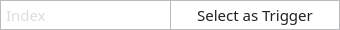
<?xml version="1.0" encoding="UTF-8"?>
<ui version="4.0">
 <class>Form</class>
 <widget class="QWidget" name="Form">
  <property name="geometry">
   <rect>
    <x>0</x>
    <y>0</y>
    <width>340</width>
    <height>30</height>
   </rect>
  </property>
  <property name="sizePolicy">
   <sizepolicy hsizetype="Preferred" vsizetype="Preferred">
    <horstretch>0</horstretch>
    <verstretch>0</verstretch>
   </sizepolicy>
  </property>
  <property name="minimumSize">
   <size>
    <width>340</width>
    <height>30</height>
   </size>
  </property>
  <property name="maximumSize">
   <size>
    <width>340</width>
    <height>30</height>
   </size>
  </property>
  <property name="windowTitle">
   <string>Form</string>
  </property>
  <property name="styleSheet">
   <string notr="true">#Form {
    background-color: none;
}

QWidget {
	font-family: Droid Sans;
	font-size: 15px;
    color: #212121;
}

QTableWidget::item {
	font-family: Open Sans;
	font-size: 15px;
}


</string>
  </property>
  <layout class="QHBoxLayout" name="horizontalLayout">
   <property name="spacing">
    <number>0</number>
   </property>
   <property name="leftMargin">
    <number>0</number>
   </property>
   <property name="topMargin">
    <number>0</number>
   </property>
   <property name="rightMargin">
    <number>0</number>
   </property>
   <property name="bottomMargin">
    <number>0</number>
   </property>
   <item>
    <widget class="QLineEdit" name="lineEditArrayIndex">
     <property name="enabled">
      <bool>true</bool>
     </property>
     <property name="sizePolicy">
      <sizepolicy hsizetype="Expanding" vsizetype="Fixed">
       <horstretch>0</horstretch>
       <verstretch>0</verstretch>
      </sizepolicy>
     </property>
     <property name="minimumSize">
      <size>
       <width>170</width>
       <height>30</height>
      </size>
     </property>
     <property name="maximumSize">
      <size>
       <width>170</width>
       <height>30</height>
      </size>
     </property>
     <property name="styleSheet">
      <string notr="true">QLineEdit {
    color: #babbbd;
	background-color: white;
	border-left: 1px solid #BABBBD;
	border-top: 1px solid #BABBBD;
	border-bottom: 1px solid #BABBBD;
	border-radius: 0px;
	padding: 3px;
}

QLineEdit:focus {
    color: black;
}

QLineEdit:disabled {
    color: #aaaaaa;
	background-color: #babbbd;
}</string>
     </property>
     <property name="text">
      <string/>
     </property>
     <property name="placeholderText">
      <string>Index</string>
     </property>
    </widget>
   </item>
   <item>
    <widget class="QPushButton" name="pushButtonSetTrigger">
     <property name="sizePolicy">
      <sizepolicy hsizetype="Expanding" vsizetype="Fixed">
       <horstretch>0</horstretch>
       <verstretch>0</verstretch>
      </sizepolicy>
     </property>
     <property name="minimumSize">
      <size>
       <width>170</width>
       <height>30</height>
      </size>
     </property>
     <property name="maximumSize">
      <size>
       <width>340</width>
       <height>30</height>
      </size>
     </property>
     <property name="styleSheet">
      <string notr="true">QPushButton {	
	background-color: white;	
	border: none; 
	color: #212121;
	border-bottom: 1px solid #BABBBD;
	border-top: 1px solid #BABBBD;
	border-left: 1px solid #BABBBD;
	border-right: 1px solid #BABBBD;
}

QPushButton:hover {
	background-color: #dfe2ec;
	border-style: solid;
	color: black;
}

QPushButton:pressed {
	background-color: #bec5da;
	border-style: solid;
	color: black;
}

QPushButton:disabled {
	background-color: #aaaaaa;
	border: 1px solid #aaaaaa;
}</string>
     </property>
     <property name="text">
      <string>   Select as Trigger   </string>
     </property>
    </widget>
   </item>
  </layout>
 </widget>
 <resources>
  <include location="../q_resources.qrc"/>
 </resources>
 <connections/>
</ui>
